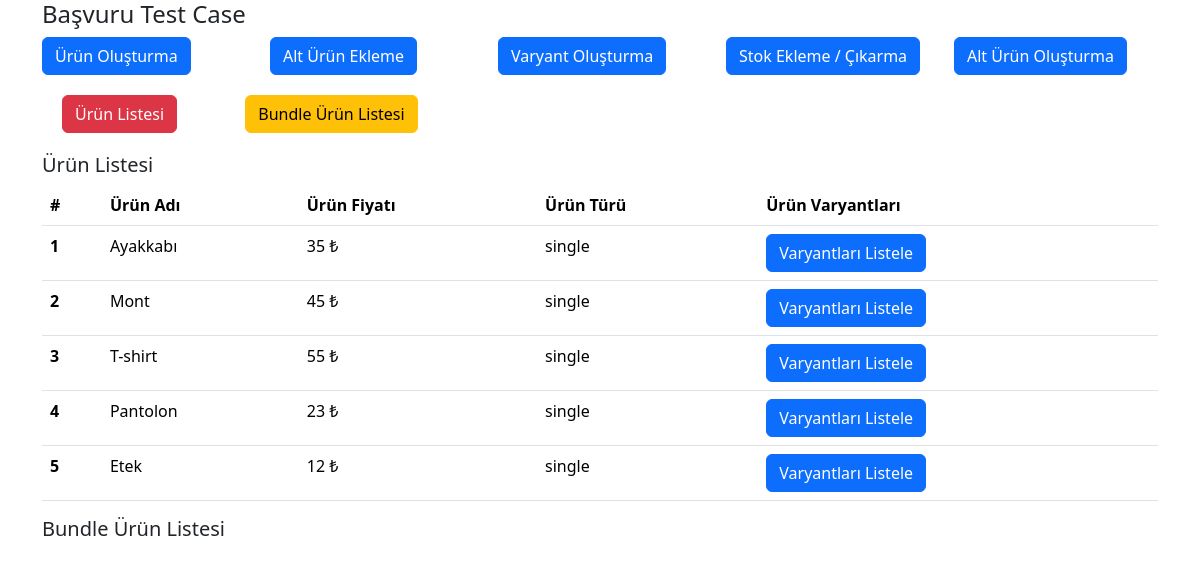
The page / on the database its author committed.
### tables this page shows
CREATE TABLE `products` (
  `id` int(11) NOT NULL,
  `product_name` varchar(250) NOT NULL,
  `product_price` float NOT NULL,
  `product_type` enum('single','bundle') NOT NULL,
  `total_stock` int(11) NOT NULL DEFAULT 0,
  `created_at` timestamp NOT NULL DEFAULT current_timestamp(),
  `updated_at` timestamp NOT NULL DEFAULT current_timestamp(),
  `status` tinyint(1) NOT NULL DEFAULT 1
);

### config.php (called while the page is built)
<?php
    include('product.php');
    try {
        $pdo = new PDO('mysql:host=localhost;dbname=basvuru_case', 'root', '');
        $pdo->setAttribute(PDO::ATTR_ERRMODE, PDO::ERRMODE_EXCEPTION);
        $product = new Product($pdo);
    } catch(PDOException $e) {
        echo "Veritabanı bağlantısı başarısız: " . $e->getMessage();
    }
?>

### product.php (called while the page is built, shortened)
<?php
    class Product {
        private $pdo;
        public function __construct($pdo) {
            $this->pdo = $pdo;
        }
        public function listProduct($type=''){
            $query = $this->pdo->prepare("SELECT * FROM products WHERE status=? and product_type=?");
            $query->execute([1,$type]);
            return $query->fetchAll(PDO::FETCH_ASSOC);
        }
    }
?>

### index.php (the view, shortened to what this page needs)
<?php
  include('config.php');
  $products = $product->listProduct('single');
?>
<!doctype html>
<html lang="en">
  <head>
    <link href="https://cdn.jsdelivr.net/npm/bootstrap@5.3.3/dist/css/bootstrap.min.css" rel="stylesheet">
</head>
<body>
<div class="container">
    <div class="row">
        <h4>Başvuru Test Case</h4>
    <div class="col">
        <button class="btn btn-primary btn-block" onclick="toggleForm('productForm')">Ürün Oluşturma</button>
    </div>
    <div class="col">
        <button class="btn btn-primary btn-block" onclick="toggleForm('productBundleForm')">Alt Ürün Ekleme</button>
    </div>
    <div class="col">
        <button class="btn btn-primary btn-block" onclick="toggleForm('variantForm')">Varyant Oluşturma</button>
    </div>
    <div class="col">
        <button class="btn btn-primary btn-block" onclick="toggleForm('stokForm')">Stok Ekleme / Çıkarma</button>
    </div>
    <div class="col">
        <button class="btn btn-primary btn-block" onclick="toggleForm('subProductForm')">Alt Ürün Oluşturma</button>
    </div>
    </div>
    <div class="row" style="padding: 20px;;">
            <div class="col-2">
            <button class="btn btn-danger btn-block" onclick="toggleTableProduct('product_table_list')">Ürün Listesi</button>
            </div>
            <div class="col-4">
                <button class="btn btn-warning btn-block" onclick="toggleTableProduct('bundle_product_table_list')">Bundle Ürün Listesi</button>
            </div>
    </div>
    <table class="table visit-table-1" id="product_table_list">
        <div><h5>Ürün Listesi</h5></div>
        <thead>
            <tr>
            <th scope="col">#</th>
            <th scope="col">Ürün Adı</th>
            <th scope="col">Ürün Fiyatı</th>
            <th scope="col">Ürün Türü</th>
            <th scope="col">Ürün Varyantları</th>
            </tr>
        </thead>
        <tbody>
            <?php foreach ($products as $key => $prod) {  ?>
                <tr>
                    <th scope="row"><?php echo $key + 1; ?></th>
                    <td><?php echo $prod["product_name"]; ?></td>
                    <td><?php echo $prod["product_price"]; ?> ₺</td>
                    <td><?php echo $prod["product_type"]; ?></td>
                    <td>
                        <button type="button" onclick="getVariants(`<?php echo $prod['product_name']; ?>`,<?php echo $prod['id']; ?>,`<?php echo $prod['product_type']; ?>`)" class="btn btn-primary" data-bs-toggle="modal" data-bs-target="#exampleModal">
                        Varyantları Listele
                        </button>
                    </td>
                </tr>
            <?php } ?>
        </tbody>
    </table>
    <table class="table visit-table-1"  id="bundle_product_table_list" style="display: none;">
        <div><h5>Bundle Ürün Listesi</h5></div>
    </table>
</div>
</body>
</html>

### rows shown on the page
products: product_name "Ayakkabı", product_price "35", product_type "single"
products: product_name "Mont", product_price "45", product_type "single"
products: product_name "T-shirt", product_price "55", product_type "single"
products: product_name "Pantolon", product_price "23", product_type "single"
products: product_name "Etek", product_price "12", product_type "single"
